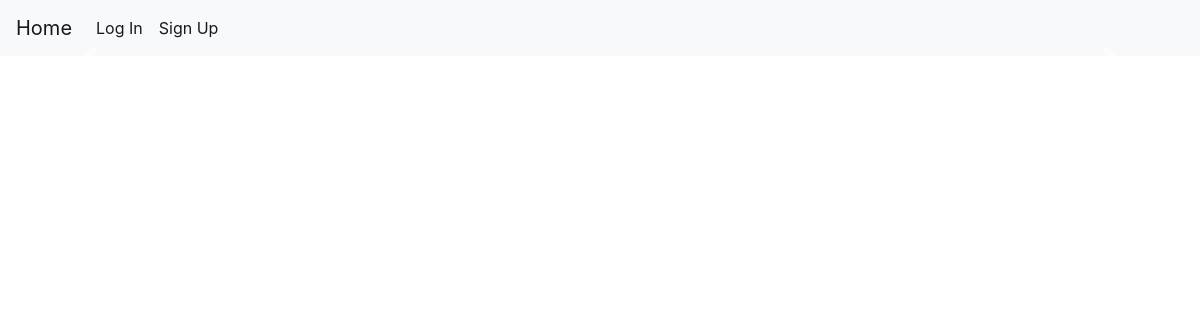
Before: / with the older database file.
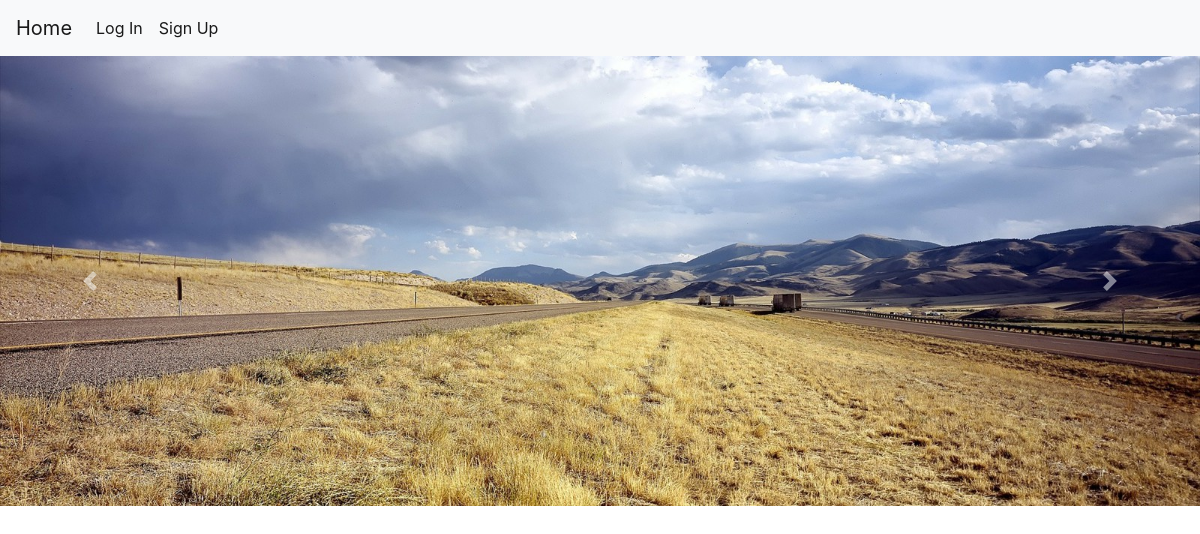
After: the same page with the newer database file.
### home/models.py (models this page shows, shortened)
class Carousel(models.Model):
	name = models.CharField(max_length=200)
	creation_time = models.DateTimeField(auto_now_add=True)
	valid_day = models.IntegerField()
	photo = models.ImageField()
	display = models.BooleanField(default=True)
	def __str__(self):
		return self.name

### home/views.py (the view)
# urls.py: 2. Add a URL to urlpatterns:  path('', views.home, name='home')
def home(request):
	global data
	print(data['status'])
	if data['status']:
		u=User.objects.get(user_name=data['user_name'])
		print("Social Account : ",end="")
		print(u.socialaccounts_set.all())
	if data['carousel_status']==False:
		carousel_obj=list(Carousel.objects.all())
		for obj in carousel_obj:
			if obj.display==True:
				data['carousel_obj'].append(obj)
	print(data['carousel_obj'])
	return render(request,'home/home.html',data)

### home/templates/home/home.html (shortened to what this page needs)
{% extends 'base.html' %}
{% block content %}
<div id="carousel">
	<div id="carouselExampleIndicators" class="carousel slide" data-ride="carousel">
		<div class="carousel-inner">
			{% for pic in carousel_obj %}
				{% if forloop.first %}
					<div class="carousel-item active">
						<img class="d-block w-100" src="{{ MEDIA_URL }}{{pic}}" alt="{{pic}}">
					</div>
				{% else %}
					<div class="carousel-item">
						<img class="d-block w-100" src="{{ MEDIA_URL }}{{pic}}" alt="{{pic}}">
					</div>
				{% endif %}
			{% endfor %}
		</div>
		<a class="carousel-control-prev" href="#carouselExampleIndicators" role="button" data-slide="prev">
			<span class="carousel-control-prev-icon" aria-hidden="true"></span>
		</a>
		<a class="carousel-control-next" href="#carouselExampleIndicators" role="button" data-slide="next">
			<span class="carousel-control-next-icon" aria-hidden="true"></span>
		</a>
	</div>
</div>
{% endblock %}

### home/templates/base.html (shortened to what this page needs)
{% load static %}
{% include 'navbar.html' %}
<!DOCTYPE html>
<html>
<head>
</head>
<body>
	{% block content %}
	{% endblock content %}
</body>
</html>

### home/templates/navbar.html (shortened to what this page needs)
<link rel="stylesheet" href="https://maxcdn.bootstrapcdn.com/bootstrap/4.0.0/css/bootstrap.min.css">
<nav class="navbar navbar-expand-lg navbar-light bg-light">
  <a class="navbar-brand" href="{% url 'home' %}">Home</a>
  <div class="collapse navbar-collapse" id="navbarNav">
    <ul class="navbar-nav">
      {% if status %}
      <li class="nav-item active">
        <a class="nav-link" href="#">{{user_name}}<span class="sr-only">(current)</span></a>
      <li class="nav-item active">
        <a class="nav-link" href="{% url 'log_out' %}">Log Out<span class="sr-only">(current)</span></a>
      </li>
      {% else %}
      <li class="nav-item active">
        <a class="nav-link" href="{% url 'log_in' %}">Log In<span class="sr-only">(current)</span></a>
      </li>
      <li class="nav-item active">
        <a class="nav-link" href="{% url 'sign_up' %}">Sign Up<span class="sr-only">(current)</span></a>
      </li>
      {% endif %}
    </ul>
  </div>
</nav>

Changed rows visible on the page:
added Carousel: name (picture)
